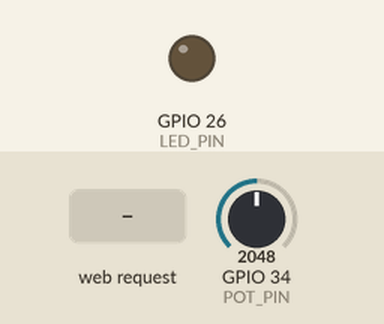
A sketch run on a simulated ESP32. Shown: output pins drawn as LEDs (lit = HIGH). Inputs (shaded band) come from the test bench; at power-on: GPIO 34 (POT_PIN) = 2048. What the sketch prints to the serial monitor is not drawn.

Above: at 1.2 s.
1.3 s: HTTP request GET /on received
At 1.9 s:
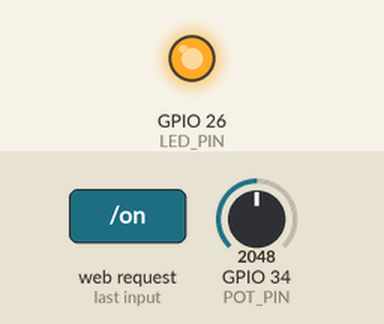
2.8 s: HTTP request GET /off received
At 4.2 s:
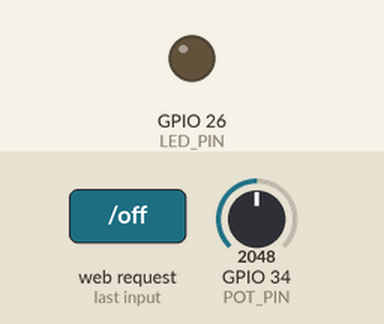
Timing chart, 0 to 5.8 s (numbered marks = the images above; inputs shaded):
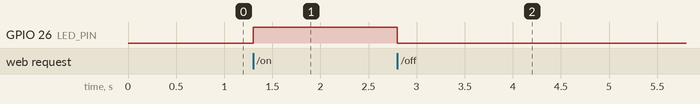

The sketch:

L20_LedControl.ino
```cpp
// Lesson 20: Control an LED from your phone
// Buttons on the web page switch the LED on pin 26.

#include <WiFi.h>
#include <WebServer.h>

String WIFI_NAME = "Sparky-ESP32";
String PASSWORD = "secret123";
const int POT_PIN = 34;
const int LED_PIN = 26;

WebServer server(80);
bool ledOn = false;

void sendPage() {
  String page = "<html><head><meta name='viewport' ";
  page += "content='width=device-width'></head>";
  page += "<body style='font-family:sans-serif;text-align:center'>";
  page += "<h1>My ESP32</h1>";
  page += "<p>LED is ";
  if (ledOn) page += "ON";
  else page += "OFF";
  page += "</p><p>Knob: ";
  page += analogRead(POT_PIN);
  page += "</p>";
  page += "<a href='/on'><button>ON</button></a> ";
  page += "<a href='/off'><button>OFF</button></a>";
  page += "</body></html>";
  server.send(200, "text/html", page);
}

void handleOn() {
  ledOn = true;
  digitalWrite(LED_PIN, HIGH);
  sendPage();
}

void handleOff() {
  ledOn = false;
  digitalWrite(LED_PIN, LOW);
  sendPage();
}

void setup() {
  Serial.begin(115200);
  pinMode(LED_PIN, OUTPUT);
  WiFi.softAP(WIFI_NAME, PASSWORD);
  Serial.println(WiFi.softAPIP());

  server.on("/", sendPage);
  server.on("/on", handleOn);
  server.on("/off", handleOff);
  server.begin();
}

void loop() {
  server.handleClient();
}
```

Measured:
- after the input at 1.3 s, GPIO 26 (LED_PIN): LOW → HIGH at once
- after the input at 2.8 s, GPIO 26 (LED_PIN): HIGH → LOW at once
